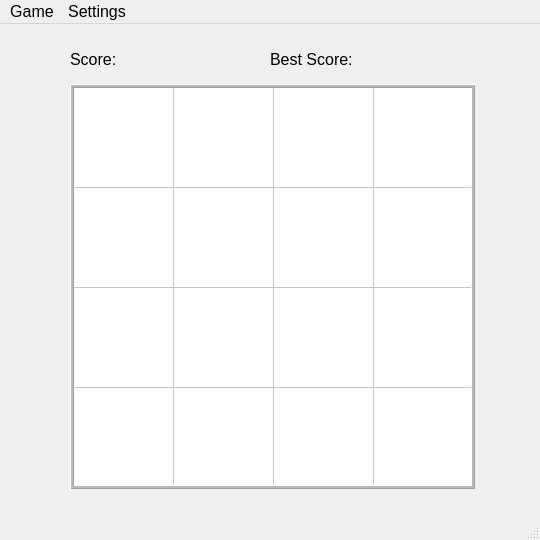
<?xml version="1.0" encoding="UTF-8"?>
<ui version="4.0">
 <class>MainWindow</class>
 <widget class="QMainWindow" name="MainWindow">
  <property name="geometry">
   <rect>
    <x>0</x>
    <y>0</y>
    <width>540</width>
    <height>540</height>
   </rect>
  </property>
  <property name="font">
   <font>
    <pointsize>12</pointsize>
   </font>
  </property>
  <property name="windowTitle">
   <string>MainWindow</string>
  </property>
  <widget class="QWidget" name="CentralWidget">
   <widget class="QTableWidget" name="TableData">
    <property name="geometry">
     <rect>
      <x>70</x>
      <y>60</y>
      <width>405</width>
      <height>405</height>
     </rect>
    </property>
    <property name="font">
     <font>
      <family>Cascadia Code</family>
      <pointsize>30</pointsize>
      <bold>true</bold>
     </font>
    </property>
    <property name="frameShape">
     <enum>QFrame::Box</enum>
    </property>
    <property name="frameShadow">
     <enum>QFrame::Raised</enum>
    </property>
    <property name="midLineWidth">
     <number>2</number>
    </property>
    <property name="verticalScrollBarPolicy">
     <enum>Qt::ScrollBarAlwaysOff</enum>
    </property>
    <property name="horizontalScrollBarPolicy">
     <enum>Qt::ScrollBarAlwaysOff</enum>
    </property>
    <property name="rowCount">
     <number>4</number>
    </property>
    <property name="columnCount">
     <number>4</number>
    </property>
    <attribute name="horizontalHeaderVisible">
     <bool>false</bool>
    </attribute>
    <attribute name="horizontalHeaderHighlightSections">
     <bool>false</bool>
    </attribute>
    <attribute name="verticalHeaderVisible">
     <bool>false</bool>
    </attribute>
    <attribute name="verticalHeaderDefaultSectionSize">
     <number>100</number>
    </attribute>
    <attribute name="verticalHeaderHighlightSections">
     <bool>false</bool>
    </attribute>
    <row/>
    <row/>
    <row/>
    <row/>
    <column/>
    <column/>
    <column/>
    <column/>
   </widget>
   <widget class="QLabel" name="Label1">
    <property name="geometry">
     <rect>
      <x>70</x>
      <y>20</y>
      <width>100</width>
      <height>30</height>
     </rect>
    </property>
    <property name="text">
     <string>Score:</string>
    </property>
   </widget>
   <widget class="QLabel" name="Label2">
    <property name="geometry">
     <rect>
      <x>270</x>
      <y>20</y>
      <width>100</width>
      <height>30</height>
     </rect>
    </property>
    <property name="text">
     <string>Best Score:</string>
    </property>
   </widget>
   <widget class="QLabel" name="LabelScore">
    <property name="geometry">
     <rect>
      <x>170</x>
      <y>20</y>
      <width>100</width>
      <height>30</height>
     </rect>
    </property>
    <property name="text">
     <string/>
    </property>
   </widget>
   <widget class="QLabel" name="LabelBestScore">
    <property name="geometry">
     <rect>
      <x>370</x>
      <y>20</y>
      <width>100</width>
      <height>30</height>
     </rect>
    </property>
    <property name="text">
     <string/>
    </property>
   </widget>
  </widget>
  <widget class="QMenuBar" name="MenuBar">
   <property name="geometry">
    <rect>
     <x>0</x>
     <y>0</y>
     <width>540</width>
     <height>32</height>
    </rect>
   </property>
   <widget class="QMenu" name="MenuFile">
    <property name="title">
     <string>Game</string>
    </property>
   </widget>
   <widget class="QMenu" name="MenuSettings">
    <property name="title">
     <string>Settings</string>
    </property>
   </widget>
   <addaction name="MenuFile"/>
   <addaction name="MenuSettings"/>
  </widget>
  <widget class="QStatusBar" name="StatusBar"/>
 </widget>
 <resources/>
 <connections/>
</ui>
